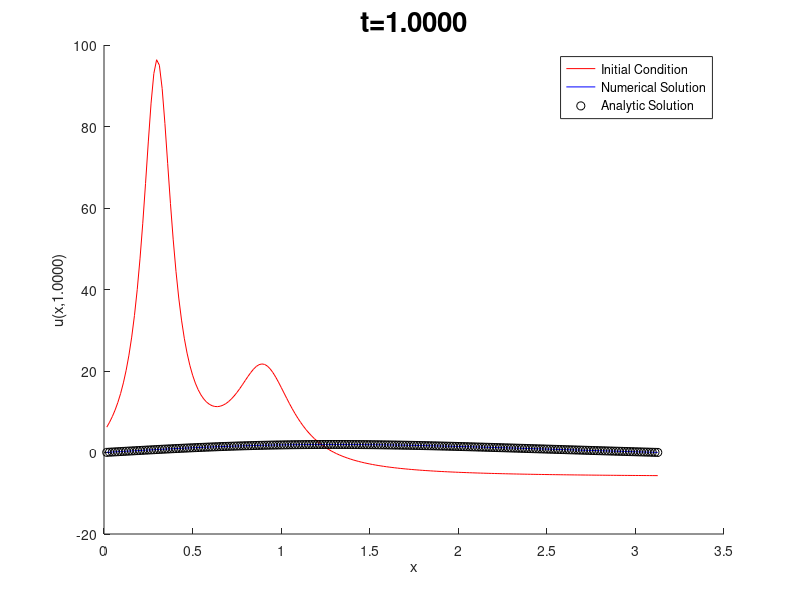
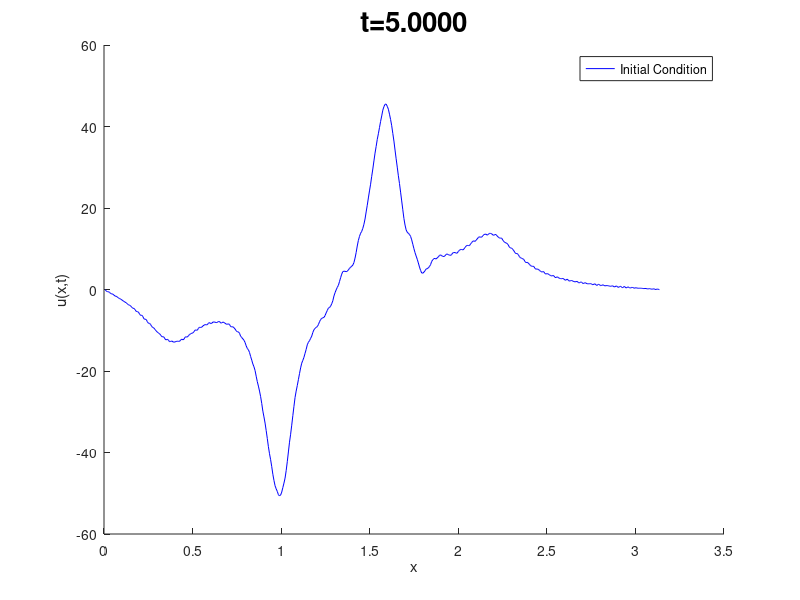
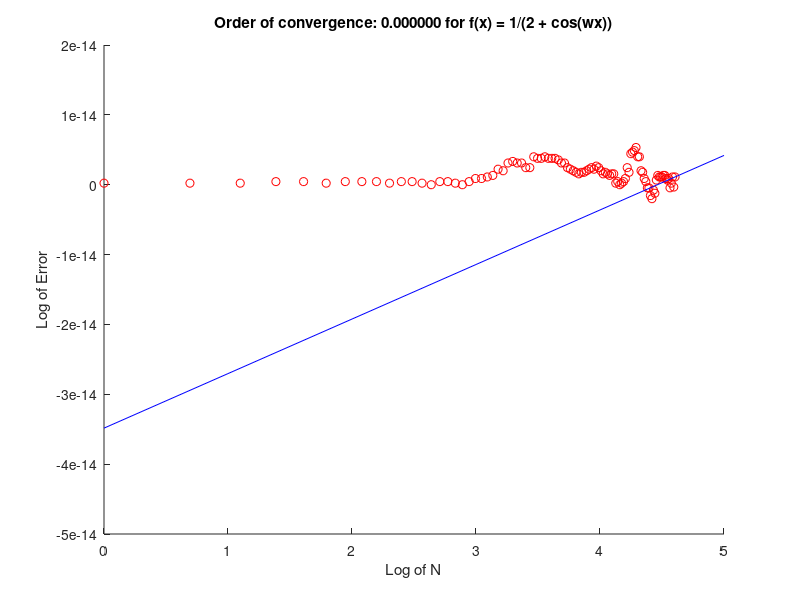
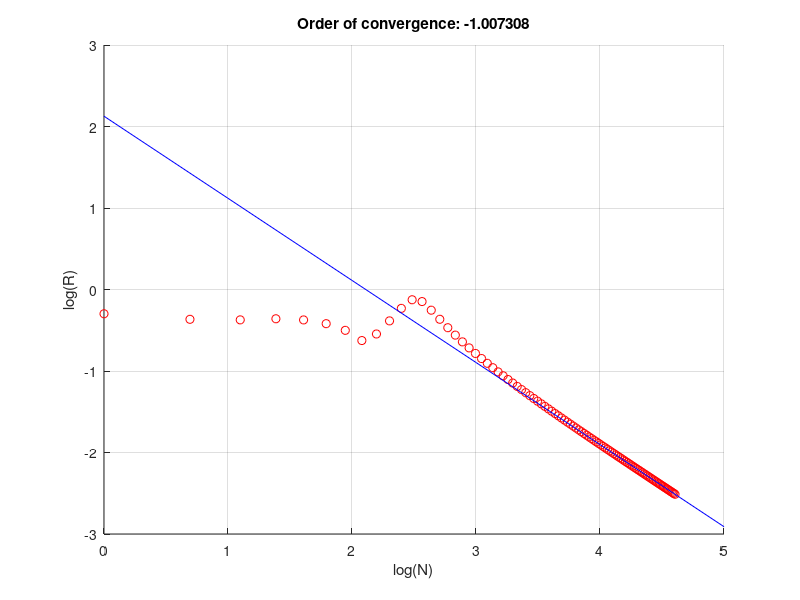

The MATLAB source for these figures, in order:
%% Exercise 1: Solving the Dirichlet Problem of the Heat Equation
clear
clc
close all

L = pi;
K = 1;

% Semidiscretization

N = 200; 
h = L/(N+1);
x = (1:N)*h;

% Forming the matrix with Dirichlet Conditions

A = toeplitz([-2 1 zeros(1,N-2)]);

% Eigenvalue decomposition for A

[V,D] = eig(A); 
lambda = K*diag(D)/(h^2);

% Solution construction

f = @humps;
%f = @sign;
u0 = f(x)';
t = 1;
C = V\u0;
u = V*(exp(lambda*t).*C);
tt = linspace(0,1,N);

% Configuring the eigenvectors for plotting

% [lambda,l] = sort(abs(diag(D)));
% V = V(:,l);
% lambda = lambda./(h^2);

% Analytic Solution

proj = zeros(N,N);
en = zeros(1,N);

for n = 1:N
    g = @(x) sin(pi.*x.*n/L);
    gg = @(x) f(x).*g(x);
    proj(:,n) = (2/L)*quadgk(gg,0,L)*g(x);
    en(n) = exp(-(n^2)*t);
end

uu = proj*en';

% Plotting the Analytic and Numerical Solutions

figure
hold on
plot(x,u0,'r-'); % Initial Condition
p = plot(x,u,'b-'); % Numerical Solution
plot(x,uu,'ko'); % Analytic Solution
title(sprintf('The Solution at t = %1.4f',t));
legend('Initial Condition','Numerical Solution','Analytic Solution');
ylabel('u(x,t)');
xlabel('x');

% Animating the solution

for t = tt
    u = V*(exp(lambda*t).*C);
    if ishandle(p)
        set(p,'ydata',u);
        title(sprintf('t=%1.4f',t),'FontSize',20);
        ylabel(sprintf('u(x,%1.4f)',t))
        pause(0.001);
     end
end


% for k = 1:9
%     subplot(3,3,k);
%     hold on
%     plot(x,sign(V(1,k)).*V(:,k),'r.');
%     plot(x,sqrt(2/(N+1))*sin(k*x));
%     legend('Eigenvectors from Eig','Eigenvectors from Derivation');
% end

%% Exercise 2 The Neumann Problem for the Wave Equation

clear;
close all;
clc;

L = pi;
K = 1;

% Semidiscretization

N = 500; 
h = L/(N+1);
x = (1:N)*h;

% Forming the matrix with Neumann Conditions

A = toeplitz([-2 1 zeros(1,N-2)]);

% Neumann conditions 
% A(1,1) = -1;
% A(N,N) = -1;

% Eigenvalue decomposition for A

[V,D] = eig(A); 
lambda = K*diag(D)/(h^2);

% Solution construction

f = @humps;
u0 = f(x)';
t = 1;
C = V\u0;
u = @(t) V*(cos(sqrt(-lambda)*t).*C);
tt = linspace(0,5,N);

% Analytic Solution

for n = 1:N
    g = @(x) cos(pi.*x.*n/L);
    gg = @(x) f(x).*g(x);
    proj(:,n) = (2/L)*quadgk(gg,0,L)*g(x);
    en(n) = cos(pi.*t.*n/L);
end

uu = (1/L)*quadgk(f,0,L) + proj*en';

% Plotting the solution

figure
hold on
% plot(x,u0,'r-'); % Initial Condition
p = plot(x,u(t),'b-'); % Analytic Solution
% plot(x,uu,'ko'); % Analytic Solution
title(sprintf('The Solution at t = %1.4f',t));
legend('Initial Condition','Numerical Solution','Analytic Solution');
ylabel('u(x,t)');
xlabel('x');

% for ii = 1:4
%     subplot(2,2,ii)
%     hold on
%     plot(x,u(exp(ii)^2 * 0.001),'b-');
%     plot(x,u0,'r-');
%     xlabel('x');
%     ylabel(sprintf('u(x,%1.4f)',exp(ii)^2 * 0.001));
%     title(sprintf('Solution at time t = %f',exp(ii)^2 * 0.001));
% end


% Configuring the eigenvectors for plotting

% [lambda,l] = sort(abs(diag(D)));
% V = V(:,l);
% lambda = lambda./(h^2);

% Animating the solution

for t = tt
    u = V*(cos(sqrt(-lambda)*t).*C);
    if ishandle(p)
        set(p,'ydata',u);
        title(sprintf('t=%1.4f',t),'FontSize',20);
        pause(0.001);
    end
end

% for k = 1:9
%     subplot(3,3,k);
%     hold on
%     plot(x,sign(V(1,k)).*V(:,k),'r.');
%     plot(x,sqrt(2/(N+1))*sin(k*x));
%     legend('Eigenvectors from Eig','Eigenvectors from Derivation');
% end

%% Fourier Error Analysis

% Conditions

L = 7*pi/3;
N = 1:100;
x = linspace(0,L,100);
w = pi/L;

% The functions

f = @sign;
%f = @(x) x;
%f = @(x) x.*(L - x);
%f = @(x) 1./(2 + cos(w*x));

err = zeros(size(N));
ss = zeros(length(x),length(x));

for n=N
    s = zeros(size(x));
    for ii=1:n
        g = @(x) cos(pi*ii/L*x);
        gf = @(x) g(x).*f(x);
        s = s + 2/L*quadgk(gf,0,L)*g(x);
    end
    s = s + 1/L*quadgk(f,0,L)*ones(size(s));
    SS(n,:) = s;
    R = f(x) - s;
    E(n) = max(abs(R));
end



logN = log(N);
logE = log(E);
p = polyfit(logN(end-20:end),logE(end-20:end),1);
order = p(1);

figure
hold on
plot(logN,logE,'ro')
plot(0:5,polyval(p,0:5),'b-')
xlabel('Log of N')
ylabel('Log of Error')
title(sprintf('Order of convergence: %f for f(x) = 1/(2 + cos(wx))',order));


%% Justin's Code for Exercise 3

L = 10;
%f = @(x) x;
%f = @(x) x.*(L-x);
%f = @(x) 1./(2+cos(pi/L*x));
f = @(x) sin(4*x).*exp(-0.5*x);
%f = @(x) sin(10*x);
x = linspace(0,L,100);

NN = 1:100;
E = zeros(size(NN));
SS = zeros(length(x), length(x));

for N=NN
    S = zeros(size(x));
    for n=1:N
        c = @(x) cos(pi*n/L*x);
        cf = @(x) c(x).*f(x);
        S = S + 2/L*quadgk(cf,0,L)*c(x);
    end
    S = S + 1/L*quadgk(f,0,L)*ones(size(S));
    SS(N,:) = S;
    R = f(x) - S;
    E(N) = max(abs(R));
end

logNN = log(NN);
logE = log(E);
p = polyfit(logNN(end-20:end),logE(end-20:end),1);
order = p(1);

 

figure
hold on
grid on
plot(logNN,logE,'ro')
plot(0:5,polyval(p,0:5),'b-')
xlabel('log(N)')
ylabel('log(R)')
title(sprintf('Order of convergence: %f', order))

% 

% figure
% N = 1:49:102;
% for i=1:3
%     subplot(3,1,i)
%     hold on
%     grid on
%     plot(x,f(x),'b-')
%     plot(x,SS(N(i),:),'ro');
%     ylim([min(f(x)) max(f(x))])
%     xlabel('x')
%     ylabel('f(x)')
%     title(sprintf('N = %d', N(i)))
% end

 

% figure
% hold on
% grid on
% plot(x,f(x),'b-')
% plt = plot(x,SS(1,:),'ro');
% ylim([min(f(x)) max(f(x))])
% xlabel('x')
% ylabel('f(x)')
% 
% for N=NN
%     s = SS(N,:);
%     if ishandle(plt)
%         set(plt,'ydata',s)
%         title(sprintf('N = %d', N))
%         pause(0.1)
%     end
% end

 

% figure
% subplot(2,1,1)
% hold on
% plot(x,f(x),'b-')
% plt = plot(x,SS(1,:),'ro');
% 
% for N=NN
%     subplot(2,1,1)
%     hold on
%     grid on
%     ylim([min(f(x)) max(f(x))])
%     s = SS(N,:);
%     if ishandle(plt)
%         set(plt,'ydata',s)
%         title(sprintf('N = %d', N))
%         pause(0.1)
%     end
%     subplot(2,1,2)
%     hold on
%     grid on
%     plot(logNN(N),logE(N),'ro')
%     xlim([0 5])
%     ylim([min(logE) max(logE)])
%     xlabel('log(N)')
%     ylabel('log(R)')
%     title(sprintf('Order of convergence: %f', order))
% end


% subplot(2,1,2)
% grid on
% hold on
% plot(0:5,polyval(p,0:5),'b-')